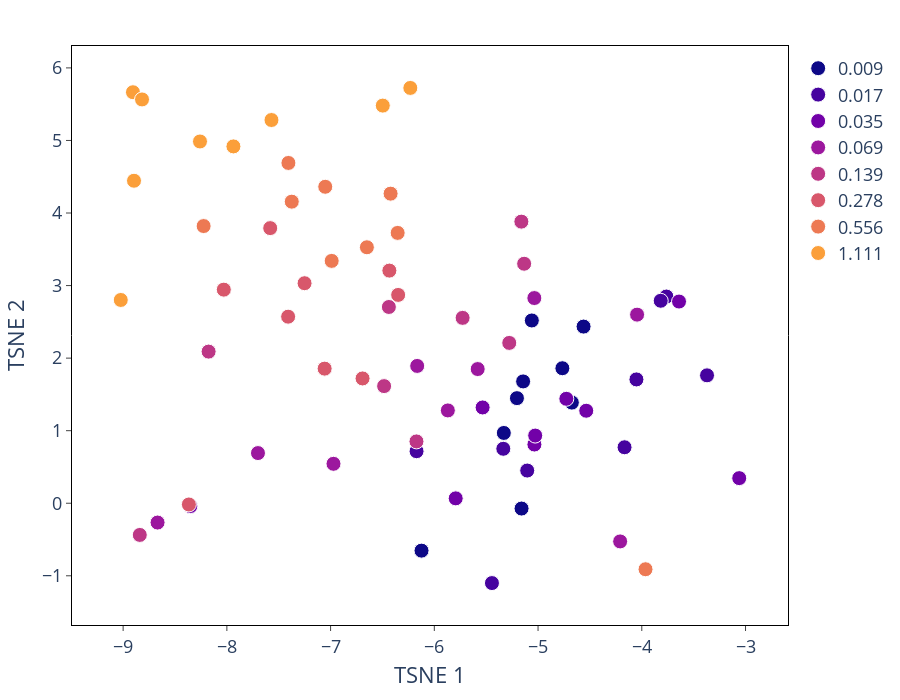

Source (notebook cell):
### Code cell
combat_util.plot_tsne(plot_tsne, color_col='Metadata_Concentration_uM', 
                    #   split_df = False, split_column = None, np = None,
                      hover_cols=hover_list,
                    #   size=True, size_col = "Metadata_concentration_uM",
                      x="0", y="1",
                    #   error_x="x_err", error_y="y_err",
                      discrete=True
                      )

### Figure 1 — Plotly figure (JSON) as saved in the notebook; plotly's stock layout.template omitted (floating-point values rounded to 4 significant figures)
{"data": [{"customdata": [["211020_085918_Plate_1", "E3", "AgNP", 100, 0.009], ["211020_085918_Plate_1", "F3", "AgNP", 100, 0.009], ["211020_085918_Plate_1", "G3", "AgNP", 100, 0.009], ["211008_092824_Plate_1", "E3", "AgNP", 100, 0.009], ["211008_092824_Plate_1", "F3", "AgNP", 100, 0.009], ["211008_092824_Plate_1", "G3", "AgNP", 100, 0.009], ["211015_065907_Plate_1", "E3", "AgNP", 100, 0.009], ["211015_065907_Plate_1", "F3", "AgNP", 100, 0.009], ["211015_065907_Plate_1", "G3", "AgNP", 100, 0.009]], "error_x": {"color": "black", "thickness": 2}, "error_y": {"color": "black", "thickness": 2}, "hovertemplate": "colors_plot_col=0.009<br>0=%{x}<br>1=%{y}<br>Metadata_Plate=%{customdata[0]}<br>Metadata_Well=%{customdata[1]}<br>Metadata_Compound=%{customdata[2]}<br>Metadata_NPSize_nm=%{customdata[3]}<br>Metadata_Concentration_uM=%{customdata[4]}<extra></extra>", "legendgroup": "0.009", "marker": {"color": "#0d0887", "line": {"color": "White", "width": 1}, "size": 15, "symbol": "circle"}, "mode": "markers", "name": "0.009", "orientation": "v", "showlegend": true, "type": "scatter", "x": [-5.159, -5.203, -4.561, -5.33, -5.144, -5.06, -6.123, -4.674, -4.766], "xaxis": "x", "y": [-0.07325, 1.448, 2.435, 0.9687, 1.679, 2.519, -0.6535, 1.387, 1.861], "yaxis": "y"}, {"customdata": [["211020_085918_Plate_1", "E4", "AgNP", 100, 0.017], ["211020_085918_Plate_1", "F4", "AgNP", 100, 0.017], ["211020_085918_Plate_1", "G4", "AgNP", 100, 0.017], ["211008_092824_Plate_1", "E4", "AgNP", 100, 0.017], ["211008_092824_Plate_1", "F4", "AgNP", 100, 0.017], ["211008_092824_Plate_1", "G4", "AgNP", 100, 0.017], ["211015_065907_Plate_1", "E4", "AgNP", 100, 0.017], ["211015_065907_Plate_1", "F4", "AgNP", 100, 0.017], ["211015_065907_Plate_1", "G4", "AgNP", 100, 0.017]], "error_x": {"color": "black", "thickness": 2}, "error_y": {"color": "black", "thickness": 2}, "hovertemplate": "colors_plot_col=0.017<br>0=%{x}<br>1=%{y}<br>Metadata_Plate=%{customdata[0]}<br>Metadata_Well=%{customdata[1]}<br>Metadata_Compound=%{customdata[2]}<br>Metadata_NPSize_nm=%{customdata[3]}<br>Metadata_Concentration_uM=%{customdata[4]}<extra></extra>", "legendgroup": "0.017", "marker": {"color": "#46039f", "line": {"color": "White", "width": 1}, "size": 15, "symbol": "circle"}, "mode": "markers", "name": "0.017", "orientation": "v", "showlegend": true, "type": "scatter", "x": [-5.335, -3.763, -3.817, -6.171, -4.166, -5.444, -5.104, -4.052, -3.371], "xaxis": "x", "y": [0.7504, 2.849, 2.79, 0.7174, 0.7716, -1.1, 0.4504, 1.707, 1.763], "yaxis": "y"}, {"customdata": [["211020_085918_Plate_1", "E5", "AgNP", 100, 0.035], ["211020_085918_Plate_1", "F5", "AgNP", 100, 0.035], ["211020_085918_Plate_1", "G5", "AgNP", 100, 0.035], ["211008_092824_Plate_1", "E5", "AgNP", 100, 0.035], ["211008_092824_Plate_1", "F5", "AgNP", 100, 0.035], ["211008_092824_Plate_1", "G5", "AgNP", 100, 0.035], ["211015_065907_Plate_1", "E5", "AgNP", 100, 0.035], ["211015_065907_Plate_1", "F5", "AgNP", 100, 0.035], ["211015_065907_Plate_1", "G5", "AgNP", 100, 0.035]], "error_x": {"color": "black", "thickness": 2}, "error_y": {"color": "black", "thickness": 2}, "hovertemplate": "colors_plot_col=0.035<br>0=%{x}<br>1=%{y}<br>Metadata_Plate=%{customdata[0]}<br>Metadata_Well=%{customdata[1]}<br>Metadata_Compound=%{customdata[2]}<br>Metadata_NPSize_nm=%{customdata[3]}<br>Metadata_Concentration_uM=%{customdata[4]}<extra></extra>", "legendgroup": "0.035", "marker": {"color": "#7201a8", "line": {"color": "White", "width": 1}, "size": 15, "symbol": "circle"}, "mode": "markers", "name": "0.035", "orientation": "v", "showlegend": true, "type": "scatter", "x": [-3.061, -5.534, -3.641, -8.352, -5.035, -5.794, -5.028, -4.727, -4.536], "xaxis": "x", "y": [0.3461, 1.32, 2.78, -0.03914, 0.8092, 0.06725, 0.9325, 1.439, 1.275], "yaxis": "y"}, {"customdata": [["211020_085918_Plate_1", "E6", "AgNP", 100, 0.069], ["211020_085918_Plate_1", "F6", "AgNP", 100, 0.069], ["211020_085918_Plate_1", "G6", "AgNP", 100, 0.069], ["211008_092824_Plate_1", "E6", "AgNP", 100, 0.069], ["211008_092824_Plate_1", "F6", "AgNP", 100, 0.069], ["211008_092824_Plate_1", "G6", "AgNP", 100, 0.069], ["211015_065907_Plate_1", "E6", "AgNP", 100, 0.069], ["211015_065907_Plate_1", "F6", "AgNP", 100, 0.069], ["211015_065907_Plate_1", "G6", "AgNP", 100, 0.069]], "error_x": {"color": "black", "thickness": 2}, "error_y": {"color": "black", "thickness": 2}, "hovertemplate": "colors_plot_col=0.069<br>0=%{x}<br>1=%{y}<br>Metadata_Plate=%{customdata[0]}<br>Metadata_Well=%{customdata[1]}<br>Metadata_Compound=%{customdata[2]}<br>Metadata_NPSize_nm=%{customdata[3]}<br>Metadata_Concentration_uM=%{customdata[4]}<extra></extra>", "legendgroup": "0.069", "marker": {"color": "#9c179e", "line": {"color": "White", "width": 1}, "size": 15, "symbol": "circle"}, "mode": "markers", "name": "0.069", "orientation": "v", "showlegend": true, "type": "scatter", "x": [-4.209, -5.036, -4.045, -5.87, -5.582, -8.668, -6.972, -6.165, -7.7], "xaxis": "x", "y": [-0.5262, 2.828, 2.599, 1.279, 1.849, -0.2664, 0.5433, 1.892, 0.6915], "yaxis": "y"}, {"customdata": [["211020_085918_Plate_1", "E7", "AgNP", 100, 0.139], ["211020_085918_Plate_1", "F7", "AgNP", 100, 0.139], ["211020_085918_Plate_1", "G7", "AgNP", 100, 0.139], ["211008_092824_Plate_1", "E7", "AgNP", 100, 0.139], ["211008_092824_Plate_1", "F7", "AgNP", 100, 0.139], ["211008_092824_Plate_1", "G7", "AgNP", 100, 0.139], ["211015_065907_Plate_1", "E7", "AgNP", 100, 0.139], ["211015_065907_Plate_1", "F7", "AgNP", 100, 0.139], ["211015_065907_Plate_1", "G7", "AgNP", 100, 0.139]], "error_x": {"color": "black", "thickness": 2}, "error_y": {"color": "black", "thickness": 2}, "hovertemplate": "colors_plot_col=0.139<br>0=%{x}<br>1=%{y}<br>Metadata_Plate=%{customdata[0]}<br>Metadata_Well=%{customdata[1]}<br>Metadata_Compound=%{customdata[2]}<br>Metadata_NPSize_nm=%{customdata[3]}<br>Metadata_Concentration_uM=%{customdata[4]}<extra></extra>", "legendgroup": "0.139", "marker": {"color": "#bd3786", "line": {"color": "White", "width": 1}, "size": 15, "symbol": "circle"}, "mode": "markers", "name": "0.139", "orientation": "v", "showlegend": true, "type": "scatter", "x": [-8.839, -5.278, -5.134, -6.172, -6.438, -5.727, -6.484, -5.161, -8.176], "xaxis": "x", "y": [-0.4368, 2.21, 3.301, 0.852, 2.705, 2.555, 1.614, 3.881, 2.09], "yaxis": "y"}, {"customdata": [["211020_085918_Plate_1", "E8", "AgNP", 100, 0.278], ["211020_085918_Plate_1", "F8", "AgNP", 100, 0.278], ["211020_085918_Plate_1", "G8", "AgNP", 100, 0.278], ["211008_092824_Plate_1", "E8", "AgNP", 100, 0.278], ["211008_092824_Plate_1", "F8", "AgNP", 100, 0.278], ["211008_092824_Plate_1", "G8", "AgNP", 100, 0.278], ["211015_065907_Plate_1", "E8", "AgNP", 100, 0.278], ["211015_065907_Plate_1", "F8", "AgNP", 100, 0.278], ["211015_065907_Plate_1", "G8", "AgNP", 100, 0.278]], "error_x": {"color": "black", "thickness": 2}, "error_y": {"color": "black", "thickness": 2}, "hovertemplate": "colors_plot_col=0.278<br>0=%{x}<br>1=%{y}<br>Metadata_Plate=%{customdata[0]}<br>Metadata_Well=%{customdata[1]}<br>Metadata_Compound=%{customdata[2]}<br>Metadata_NPSize_nm=%{customdata[3]}<br>Metadata_Concentration_uM=%{customdata[4]}<extra></extra>", "legendgroup": "0.278", "marker": {"color": "#d8576b", "line": {"color": "White", "width": 1}, "size": 15, "symbol": "circle"}, "mode": "markers", "name": "0.278", "orientation": "v", "showlegend": true, "type": "scatter", "x": [-6.692, -7.409, -8.03, -7.057, -6.349, -6.433, -8.366, -7.251, -7.582], "xaxis": "x", "y": [1.72, 2.571, 2.944, 1.855, 2.871, 3.206, -0.01711, 3.033, 3.792], "yaxis": "y"}, {"customdata": [["211020_085918_Plate_1", "E9", "AgNP", 100, 0.556], ["211020_085918_Plate_1", "F9", "AgNP", 100, 0.556], ["211020_085918_Plate_1", "G9", "AgNP", 100, 0.556], ["211008_092824_Plate_1", "E9", "AgNP", 100, 0.556], ["211008_092824_Plate_1", "F9", "AgNP", 100, 0.556], ["211008_092824_Plate_1", "G9", "AgNP", 100, 0.556], ["211015_065907_Plate_1", "E9", "AgNP", 100, 0.556], ["211015_065907_Plate_1", "F9", "AgNP", 100, 0.556], ["211015_065907_Plate_1", "G9", "AgNP", 100, 0.556]], "error_x": {"color": "black", "thickness": 2}, "error_y": {"color": "black", "thickness": 2}, "hovertemplate": "colors_plot_col=0.556<br>0=%{x}<br>1=%{y}<br>Metadata_Plate=%{customdata[0]}<br>Metadata_Well=%{customdata[1]}<br>Metadata_Compound=%{customdata[2]}<br>Metadata_NPSize_nm=%{customdata[3]}<br>Metadata_Concentration_uM=%{customdata[4]}<extra></extra>", "legendgroup": "0.556", "marker": {"color": "#ed7953", "line": {"color": "White", "width": 1}, "size": 15, "symbol": "circle"}, "mode": "markers", "name": "0.556", "orientation": "v", "showlegend": true, "type": "scatter", "x": [-3.964, -6.99, -7.374, -6.422, -6.65, -6.353, -8.224, -7.407, -7.051], "xaxis": "x", "y": [-0.9097, 3.34, 4.156, 4.267, 3.528, 3.726, 3.82, 4.69, 4.361], "yaxis": "y"}, {"customdata": [["211020_085918_Plate_1", "E10", "AgNP", 100, 1.111], ["211020_085918_Plate_1", "F10", "AgNP", 100, 1.111], ["211020_085918_Plate_1", "G10", "AgNP", 100, 1.111], ["211008_092824_Plate_1", "E10", "AgNP", 100, 1.111], ["211008_092824_Plate_1", "F10", "AgNP", 100, 1.111], ["211008_092824_Plate_1", "G10", "AgNP", 100, 1.111], ["211015_065907_Plate_1", "E10", "AgNP", 100, 1.111], ["211015_065907_Plate_1", "F10", "AgNP", 100, 1.111], ["211015_065907_Plate_1", "G10", "AgNP", 100, 1.111]], "error_x": {"color": "black", "thickness": 2}, "error_y": {"color": "black", "thickness": 2}, "hovertemplate": "colors_plot_col=1.111<br>0=%{x}<br>1=%{y}<br>Metadata_Plate=%{customdata[0]}<br>Metadata_Well=%{customdata[1]}<br>Metadata_Compound=%{customdata[2]}<br>Metadata_NPSize_nm=%{customdata[3]}<br>Metadata_Concentration_uM=%{customdata[4]}<extra></extra>", "legendgroup": "1.111", "marker": {"color": "#fb9f3a", "line": {"color": "White", "width": 1}, "size": 15, "symbol": "circle"}, "mode": "markers", "name": "1.111", "orientation": "v", "showlegend": true, "type": "scatter", "x": [-7.57, -6.497, -7.937, -6.231, -8.905, -8.818, -9.023, -8.259, -8.895], "xaxis": "x", "y": [5.282, 5.48, 4.918, 5.724, 5.665, 5.565, 2.802, 4.986, 4.445], "yaxis": "y"}], "layout": {"autosize": false, "font": {"size": 18}, "height": 700, "legend": {"title": {"text": ""}, "tracegroupgap": 0}, "margin": {"b": 20, "l": 50, "pad": 4, "r": 50, "t": 50}, "plot_bgcolor": "white", "title": {"text": ""}, "width": 900, "xaxis": {"anchor": "y", "domain": [0, 1], "linecolor": "black", "mirror": true, "showline": true, "ticks": "outside", "title": {"text": "TSNE 1"}}, "yaxis": {"anchor": "x", "domain": [0, 1], "linecolor": "black", "mirror": true, "showline": true, "ticks": "outside", "title": {"text": "TSNE 2"}}}}
